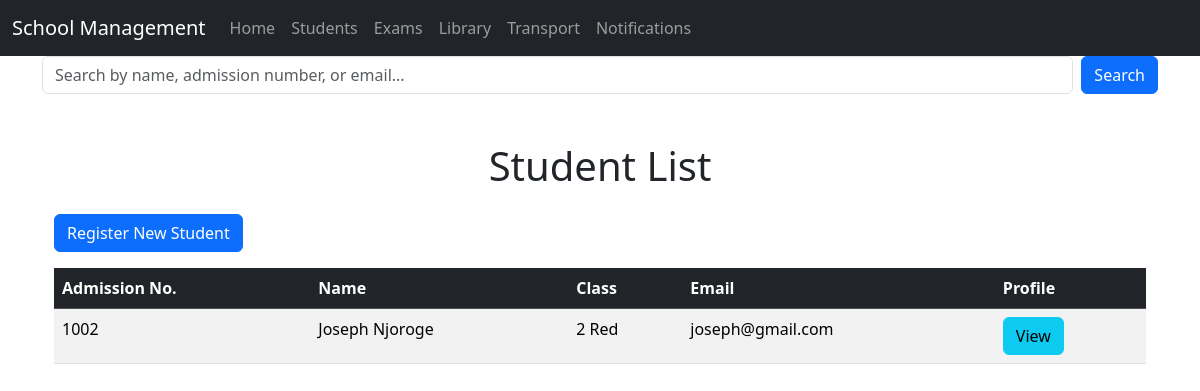
/students/, run on an earlier commit of the app's database.
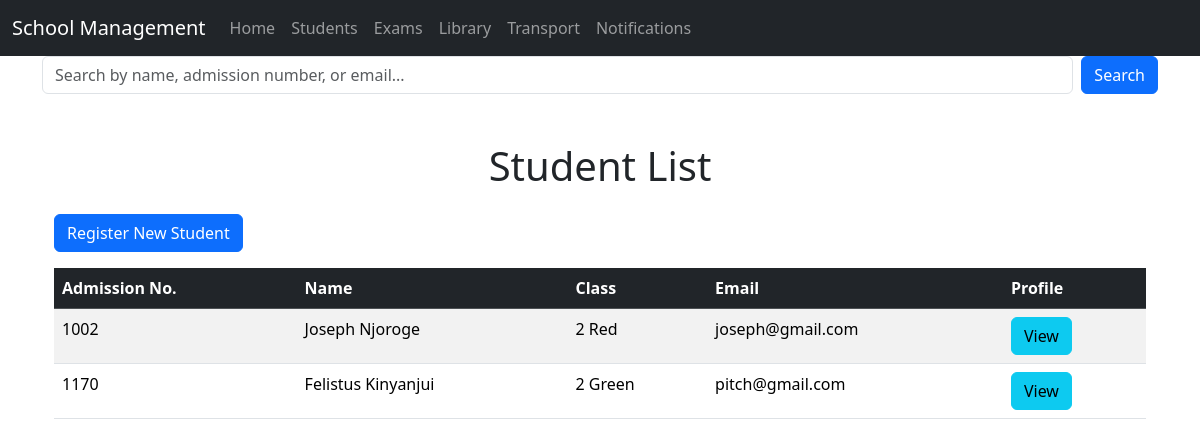
And on a later commit of the database.
### students/models.py (models this page shows, shortened)
class Student(models.Model):
    GENDER_CHOICES = [('Male', 'Male'), ('Female', 'Female')]
    id = models.AutoField(primary_key=True)
    admission_number = models.CharField(max_length=50, unique=True)  # Unique student ID
    name = models.CharField(max_length=255)
    email = models.EmailField(unique=True, null=True, blank=True)  # Email
    class_name = models.CharField(max_length=50)  # Class/Grade
    age = models.PositiveIntegerField()
    gender = models.CharField(max_length=10, choices=GENDER_CHOICES)
    birth_date = models.DateField(null=True, blank=True)  # Date of Birth
    address = models.TextField(null=True, blank=True)  # Home Address
    parent_contact = models.CharField(max_length=15)  # Parent/Guardian Contact
    profile_picture = models.ImageField(upload_to='students/', null=True, blank=True)  # Profile Picture
    date_registered = models.DateTimeField(auto_now_add=True)  # Auto-set registration date

### students/views.py (the view)
# urls.py: path('students/', views.student_list, name='student_list'),
def student_list(request):
    query = request.GET.get('q')
    if query:
        students = Student.objects.filter(
            Q(name__icontains=query) |
            Q(admission_number__icontains=query) |
            Q(email__icontains=query)
        )
    else:
        students = Student.objects.all()
    return render(request, 'students/student_list.html', {'students': students})

### templates/students/student_list.html
{% extends 'students/../base.html' %}
{% block content %}
    <form method="GET" class="d-flex mb-4">
        <input type="text" name="q" class="form-control me-2" placeholder="Search by name, admission number, or email..." value="{{ request.GET.q }}">
        <button type="submit" class="btn btn-primary">Search</button>
    </form>
<div class="container mt-5">
    <h1 class="text-center mb-4">Student List</h1>
    <a href="{% url 'student_register' %}" class="btn btn-primary mb-3">Register New Student</a>
    <table class="table table-striped table-hover">
        <thead class="table-dark">
            <tr>
                <th>Admission No.</th>
                <th>Name</th>
                <th>Class</th>
                <th>Email</th>
                <th>Profile</th>
            </tr>
        </thead>
        <tbody>
            {% for student in students %}
            <tr>
                <td>{{ student.admission_number }}</td>
                <td>{{ student.name }}</td>
                <td>{{ student.class_name }}</td>
                <td>{{ student.email }}</td>
                <td><a href="{% url 'student_profile' student.id %}" class="btn btn-info">View</a></td>
            </tr>
            {% endfor %}
        </tbody>
    </table>
</div>
{% endblock %}

What changed in the data, as far as the page shows it:
added Student: admission_number "1170", name "Felistus Kinyanjui", class_name "2 Green", email "pitch@gmail.com"
